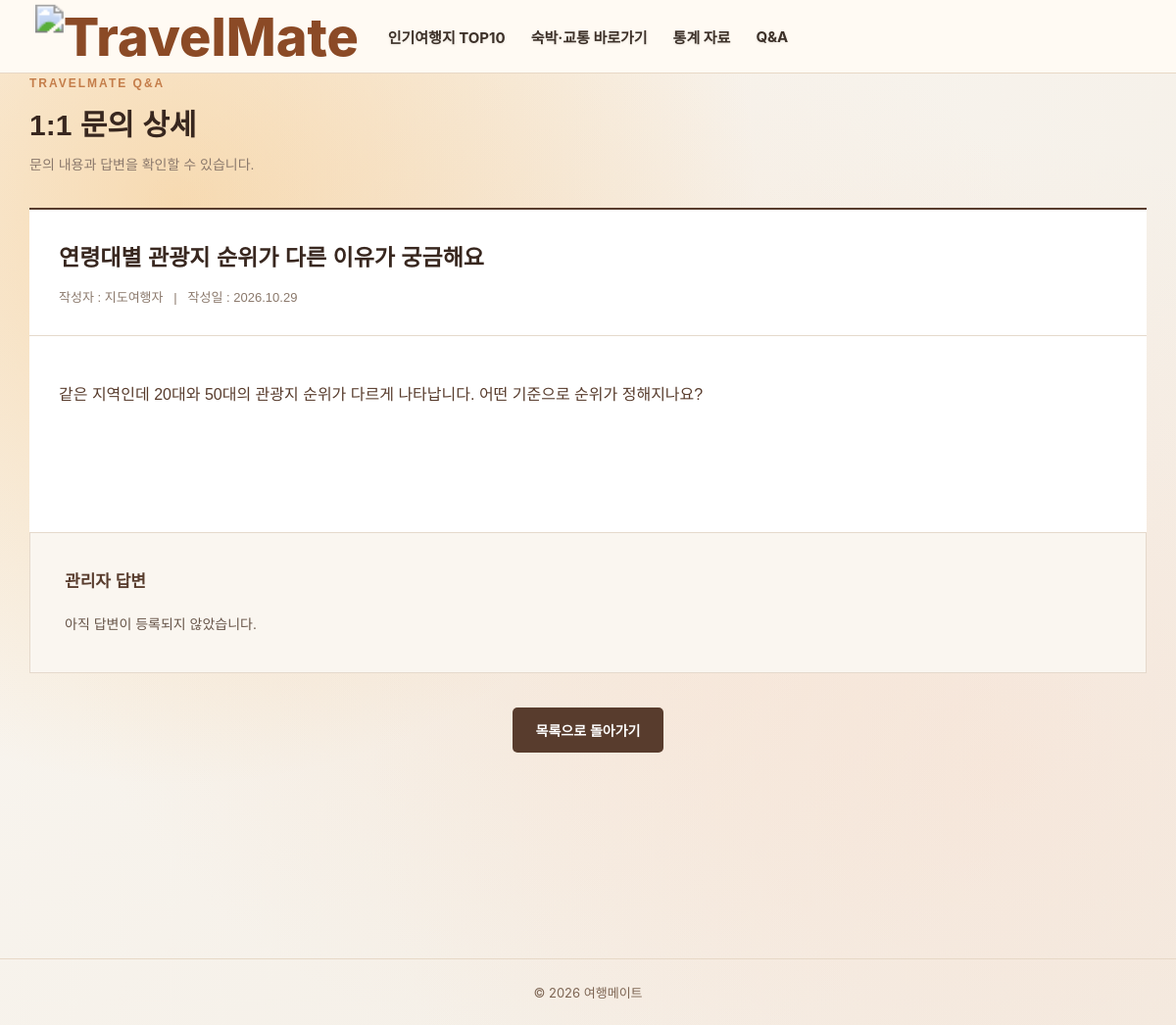
The page /qna/qview/2/ on the database its author committed.
### qna/models.py (models this page shows, shortened)
class Question(models.Model):
    title = models.CharField(max_length=200)
    author = models.CharField(max_length=50)
    content = models.TextField()
    created_at = models.DateTimeField(auto_now_add=True)
    answer = models.TextField(blank=True, default='')

### qna/views.py (the view)
# urls.py: path('qview/<int:qno>/', views.qview, name='qview'),
def qview(request, qno):
    qs = get_object_or_404(Question, id=qno)
    context = {
        'question': qs,
    }
    return render(request, 'qview.html', context)

### qna/templates/qview.html (shortened to what this page needs)
{% extends 'base.html' %}
{% load static %}
{% block head %}
<link rel="stylesheet" href="{% static 'css/tm-qna.css' %}">
{% endblock %}
{% block content %}
<section class="qa-wrap">
    <div class="qa-heading">
        <span class="qa-kicker">TRAVELMATE Q&A</span>
        <h2>1:1 문의 상세</h2>
        <p>문의 내용과 답변을 확인할 수 있습니다.</p>
    </div>
    <div class="qa-detail">
        <div class="qa-detail-title">
            <h2>{{ question.title }}</h2>
            <p>
                작성자 : {{ question.author }}
                &nbsp; | &nbsp;
                작성일 : {{ question.created_at|date:'Y.m.d' }}
            </p>
        </div>
        <div class="qa-detail-content">
            {{ question.content|linebreaksbr }}
        </div>
        <div class="qa-detail-answer">
            <h3>관리자 답변</h3>
            {% if question.answer %}
                <p>{{ question.answer|linebreaksbr }}</p>
            {% else %}
                <p>아직 답변이 등록되지 않았습니다.</p>
            {% endif %}
        </div>
    </div>
    <div class="qa-back-bottom">
        <a href="{% url 'qna:index' %}#question-panel"
            class="qa-primary">
            목록으로 돌아가기
        </a>
    </div>
</section>
{% endblock %}

### static/css/join.css (style rules this page uses)
:root { --main: #8b4a26; --hover: #6b3416; --line: #e7d8c6; --text: #3a2a1f; --sub: #7d6553; --bg: #fdf8f1; --soft: #f6ebdd; }
* { box-sizing: border-box; margin: 0; padding: 0; }
body { font-family: 'Noto Sans KR', 'Malgun Gothic', sans-serif; color: var(--text); background: var(--bg); }
a { color: inherit; text-decoration: none; }
html { scroll-behavior: smooth; }

### static/css/motion.css (style rules this page uses)
:root { --ease-toss: cubic-bezier(0.16, 1, 0.3, 1); --ease-press: cubic-bezier(0.4, 0, 0.2, 1); }

### static/css/tm-qna.css (style rules this page uses)
:root { --qa-brown: #583c2d; --qa-dark: #38271f; --qa-orange: #c47d4a; --qa-cream: #faf6f0; --qa-beige: #f1e8dd; --qa-border: #e5d9cc; --qa-white: #ffffff; --qa-muted: #8b796c; }
body { background-color: #f8f5ee !important; }
.qa-wrap, .qa-hero { font-family: 'Pretendard', 'Noto Sans KR', sans-serif; box-sizing: border-box; }
.qa-wrap *, .qa-hero * { box-sizing: border-box; }
.qa-wrap { max-width: 1200px; margin: 0 auto; padding: 0 30px 110px; color: var(--qa-dark); }
.qa-heading { margin-bottom: 35px; }
.qa-kicker { font-size: 12px; font-weight: 700; color: var(--qa-orange); letter-spacing: 2px; }
.qa-heading h2 { font-size: 30px; margin: 10px 0; color: var(--qa-dark); }
.qa-heading p { font-size: 14px; color: var(--qa-muted); }
.qa-primary { border: none; border-radius: 5px; background: var(--qa-brown); color: white; padding: 13px 24px; font-size: 14px; font-weight: 600; cursor: pointer; }
.qa-detail { border-top: 2px solid #583c2d; background: white; }
.qa-detail-title { padding: 30px; border-bottom: 1px solid #e5d9cc; }
.qa-detail-title h2 { font-size: 23px; color: #38271f; margin-bottom: 15px; }
.qa-detail-title p { color: #8b796c; font-size: 13px; }
.qa-detail-content { padding: 45px 30px; min-height: 200px; line-height: 1.9; color: #583c2d; overflow-wrap: anywhere; }
.qa-detail-answer { padding: 35px; background: #faf6f0; border: 1px solid #e5d9cc; }
.qa-detail-answer h3 { font-size: 17px; margin-bottom: 20px; color: #583c2d; }
.qa-detail-answer p { line-height: 1.9; font-size: 14px; color: #675549; }
.qa-back-bottom { width: 100%; display: flex; justify-content: center; align-items: center; background: transparent; border: none; box-shadow: none; margin-top: 35px; padding-bottom: 40px; }
.qa-back-bottom .qa-primary { display: inline-block; text-decoration: none; }

### templates/base.html (style rules this page uses)
body { display: block !important; background: radial-gradient(circle at 15% 20%, rgba(243, 168, 63, 0.35) 0%, transparent 45%), radial-gradient(circle at 85% 75%, rgba(251, 207, 185, 0.25) 0%, transparent 50%), radial-gradient(circle at 50% 50%, rgba(245, 230, 215, 0.8) 0%, transparent 70%), linear-gradient(135deg, #FAF7F2 0%, #F3EDE4 100%) !important; background-attachment: fixed !important; color: #262626 !important; font-family: -apple-system, BlinkMacSystemFont, "Pretendard", "Noto Sans KR", sans-serif !important; }

### rows shown on the page
Question: title "연령대별 관광지 순위가 다른 이유가 궁금해요", author "지도여행자", created_at "2026.10.29", content "같은 지역인데 20대와 50대의 관광지 순위가 다르게 나타납니다. 어떤 기준으로 순위가 정해지나요?"
